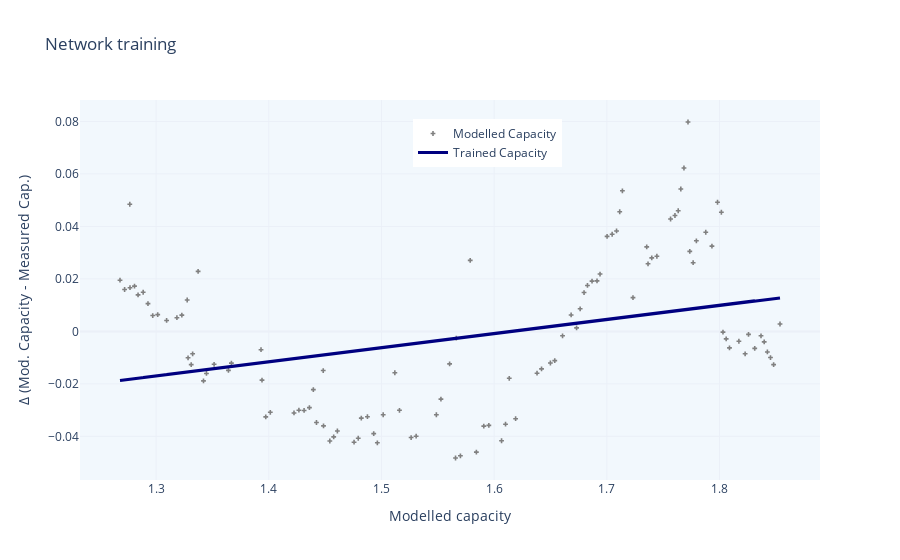

The notebook cell saved with this chart:
### Markdown cell above
### 4. Compile the hybrid digital twin

### Code cell
fig = go.Figure()
fig.add_trace(go.Scatter(x=X_in_train, 
                         y=X_out_train,
                         mode='markers',
                         name=f'Modelled Capacity',
                         marker=dict(
                              size=4,
                              color='grey',
                              symbol='cross'
                                 ), 
                        line_color='crimson'))
fig.add_trace(go.Scatter(x = X_in_train, 
                         y=model.predict(X_in_train).reshape(-1),
                         mode='lines',
                         name=f'Trained Capacity',
                         line=dict(color='navy', width=3)))
fig.update_layout(
    title="Network training",
    xaxis_title="Modelled capacity",
    yaxis_title="Δ (Mod. Capacity - Measured Cap.)")

fig.update_layout(legend=dict(
    yanchor="top",
    y=0.95,
    xanchor="left",
    x=0.45
))
fig.update_layout({'plot_bgcolor': '#f2f8fd' , #or azure
'paper_bgcolor': 'white',}, template='plotly_white')
